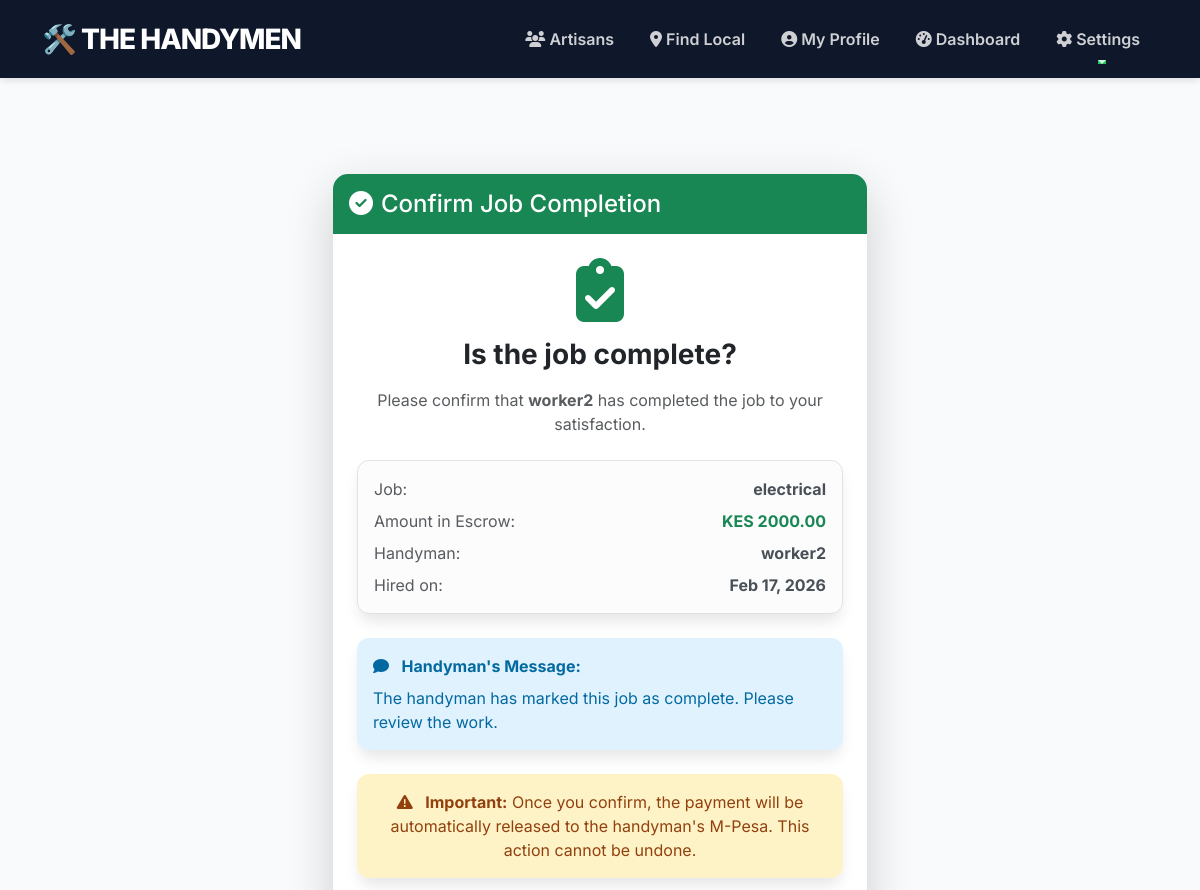
Before: /job/14/confirm-completion/ (signed in, upper part) with the older database file.
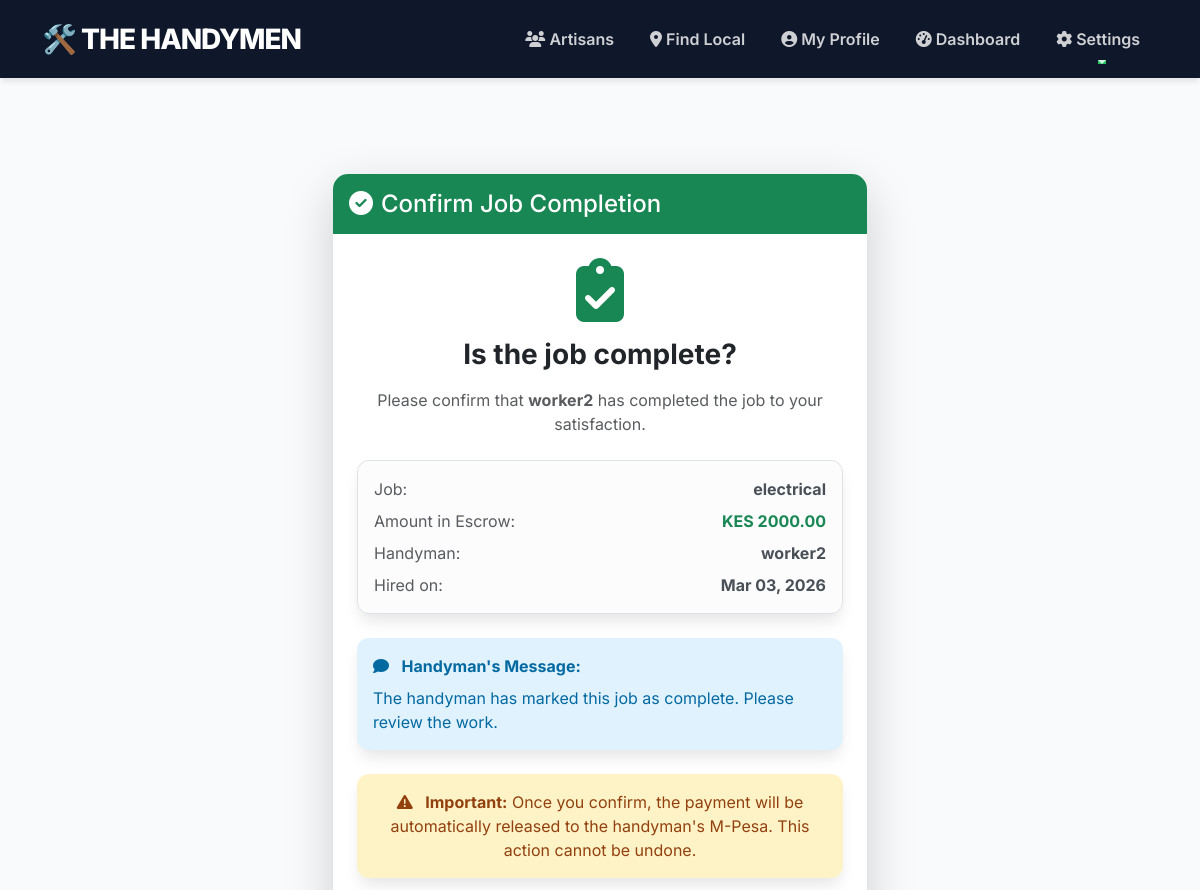
After: the same page with the newer database file.
### accounts/models.py (models this page shows, shortened)
class Job(models.Model):
    PAYMENT_CHOICES = [
        ('unpaid', 'Unpaid'),
        ('pending', 'Pending Payment'),
        ('escrow', 'Held in Escrow'),
        ('released', 'Released'),
        ('refunded', 'Refunded')
    ]
    STATUS_CHOICES = [
        ('open', 'Open for Bids'),
        ('in_progress', 'In Progress'),
        ('completed', 'Completed'),
        ('cancelled', 'Cancelled'),
        ('disputed', 'Disputed')
    ]
    client = models.ForeignKey(User, on_delete=models.CASCADE, related_name='jobs')
    title = models.CharField(max_length=200)
    description = models.TextField()
    location = models.CharField(max_length=255)  # Job location
    price = models.DecimalField(max_digits=10, decimal_places=2)
    created_at = models.DateTimeField(auto_now_add=True)
    updated_at = models.DateTimeField(auto_now=True)
    status = models.CharField(max_length=20, choices=STATUS_CHOICES, default='open')
    is_completed = models.BooleanField(default=False)
    applicants = models.ManyToManyField(User, related_name='applied_jobs', blank=True)
    hired_worker = models.ForeignKey(User, on_delete=models.SET_NULL, null=True, blank=True, related_name='hired_jobs')
    payment_status = models.CharField(max_length=20, choices=PAYMENT_CHOICES, default='unpaid')
    mpesa_transaction_id = models.CharField(max_length=100, blank=True, null=True)
    mpesa_receipt = models.CharField(max_length=100, blank=True, null=True)
    payment_date = models.DateTimeField(blank=True, null=True)
    completion_requested = models.BooleanField(default=False)
    completion_date = models.DateTimeField(blank=True, null=True)
    client_confirmed = models.BooleanField(default=False)
    handyman_confirmed = models.BooleanField(default=False)
    class Meta:
        ordering = ['-created_at']

class User(AbstractUser):
    is_handyman = models.BooleanField(default=False)
    is_client = models.BooleanField(default=False)
    is_email_verified = models.BooleanField(default=False)

### accounts/views.py (the view)
# urls.py: path('job/<int:job_id>/confirm-completion/', views.confirm_completion, name='confirm_completion'),
@login_required
def confirm_completion(request, job_id):
    return render(request, 'accounts/confirm_completion.html', {'job': get_object_or_404(Job, id=job_id)})

### accounts/templates/accounts/confirm_completion.html (shortened to what this page needs)
{% extends 'base.html' %}
{% block content %}
<div class="container py-5">
    <div class="row justify-content-center">
        <div class="col-md-6">
            <div class="card shadow-lg border-0">
                <div class="card-header bg-success text-white py-3">
                    <h4 class="mb-0"><i class="fas fa-check-circle me-2"></i>Confirm Job Completion</h4>
                </div>
                <div class="card-body p-4 text-center">
                    <i class="fas fa-clipboard-check fa-4x text-success mb-3"></i>
                    <h3 class="fw-bold mb-3">Is the job complete?</h3>
                    <p class="text-muted mb-4">
                        Please confirm that <strong>{{ job.hired_worker.get_full_name|default:job.hired_worker.username }}</strong>
                        has completed the job to your satisfaction.
                    </p>
                    <div class="alert alert-light border text-start mb-4">
                        <div class="d-flex justify-content-between mb-2">
                            <span class="text-muted">Job:</span>
                            <span class="fw-bold">{{ job.title }}</span>
                        </div>
                        <div class="d-flex justify-content-between mb-2">
                            <span class="text-muted">Amount in Escrow:</span>
                            <span class="fw-bold text-success">KES {{ job.price }}</span>
                        </div>
                        <div class="d-flex justify-content-between mb-2">
                            <span class="text-muted">Handyman:</span>
                            <span class="fw-bold">{{ job.hired_worker.get_full_name|default:job.hired_worker.username }}</span>
                        </div>
                        <div class="d-flex justify-content-between">
                            <span class="text-muted">Hired on:</span>
                            <span class="fw-bold">{{ job.updated_at|date:"M d, Y" }}</span>
                        </div>
                    </div>
                    {% if job.completion_requested %}
                    <div class="alert alert-info text-start mb-4">
                        <i class="fas fa-comment me-2"></i>
                        <strong>Handyman's Message:</strong>
                        <p class="mb-0 mt-2">{{ request.session.completion_message|default:"The handyman has marked this job as complete. Please review the work." }}</p>
                    </div>
                    {% endif %}
                    <div class="alert alert-warning">
                        <i class="fas fa-exclamation-triangle me-2"></i>
                        <strong>Important:</strong> Once you confirm, the payment will be automatically released
                        to the handyman's M-Pesa. This action cannot be undone.
                    </div>
                </div>
            </div>
        </div>
    </div>
</div>
{% endblock %}

Changed rows visible on the page:
changed Job "electrical": updated_at "Feb 17, 2026" → "Mar 03, 2026"
